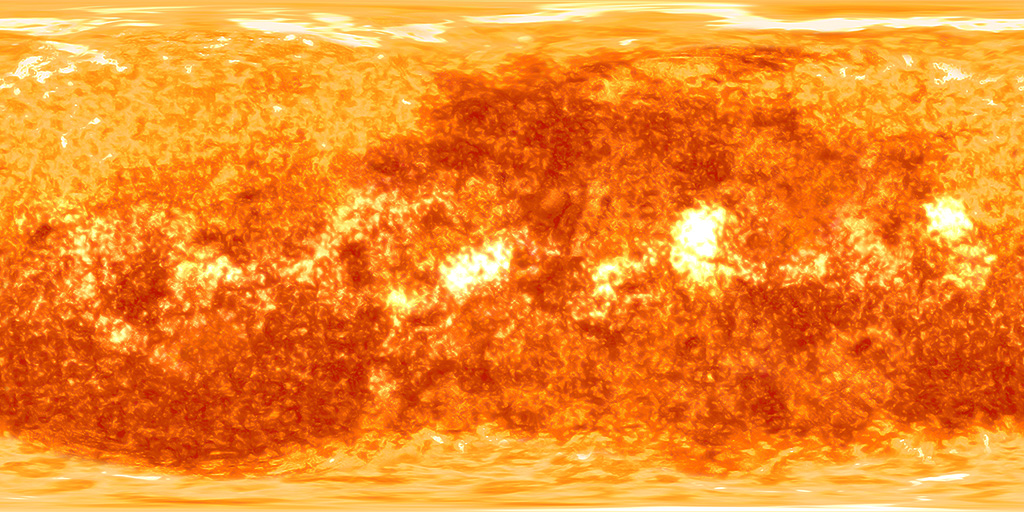
%> input picture sunmap.jpg, 1024 x 512 px
$ octave --eval "planetClock;"   (GNU Octave 9; MATLAB toolbox functions it lacks are replaced by stand-ins)
%> lines starting %> are read from the running program, lines starting %| are printed output that depends on the picture
### drawReference.m
function drawReference(clockRadius, clockPoints, p1orbDist, p2orbDist, p3orbDist, p1rad, p2rad, p3rad)

%Draw reference object
refCol = 'w'; refWid = 1.0; %Colour and line width
%Pad planet radii
padVal = 0.15;
p1rad = p1rad + padVal; p2rad = p2rad + padVal; p3rad = p3rad + padVal;

%Calculate a series of concentric circles
[p3startX, p3startY] = circleCoord(0, 0, p3orbDist+p3rad, clockPoints);
[p3stopX, p3stopY] = circleCoord(0, 0, p3orbDist-p3rad, clockPoints);
[p2startX, p2startY] = circleCoord(0, 0, p2orbDist+p2rad, clockPoints);
[p2stopX, p2stopY] = circleCoord(0, 0, p2orbDist-p2rad, clockPoints);
[p1startX, p1startY] = circleCoord(0, 0, p1orbDist+p1rad, clockPoints);
[p1stopX, p1stopY] = circleCoord(0, 0, p1orbDist-p1rad, clockPoints);
[innerX, innerY] = circleCoord(0, 0, 1.5, clockPoints);

%Draw concentric circles
line(p3startX, p3startY, 'LineWidth', refWid, 'Color', refCol);
line(p3stopX, p3stopY, 'LineWidth', refWid, 'Color', refCol);
line(p2startX, p2startY, 'LineWidth', refWid, 'Color', refCol);
line(p2stopX, p2stopY, 'LineWidth', refWid, 'Color', refCol);
line(p1startX, p1startY, 'LineWidth', refWid, 'Color', refCol);
line(p1stopX, p1stopY, 'LineWidth', refWid, 'Color', refCol);
line(innerX, innerY, 'LineWidth', refWid, 'Color', refCol);

%Concatenate matrices for lines
line1X = vertcat(p3stopX, p2startX);
line1Y = vertcat(p3stopY, p2startY);
line2X = vertcat(p2stopX, p1startX);
line2Y = vertcat(p2stopY, p1startY);
line3X = vertcat(p1stopX, innerX);
line3Y = vertcat(p1stopY, innerY);

%Draw hour lines
for n = 1:clockPoints
    modulo = mod(n-1, 5); %Is the current point a multiple of five?
    if modulo == 0
        %Draw lines
        line(line1X(:,n), line1Y(:,n), 'LineWidth', refWid, 'Color', refCol);
        line(line2X(:,n), line2Y(:,n), 'LineWidth', refWid, 'Color', refCol);
        line(line3X(:,n), line3Y(:,n), 'LineWidth', refWid, 'Color', refCol);
    end
end

%Number circle
[nX, nY] = circleCoord(0,0,clockRadius+0.5, clockPoints);
for n = 1:12
    %Draw numbers on hour lines
    text(nX(n*5+1),nY(n*5+1)+0.25, num2str(n),'HorizontalAlignment', 'center','FontName' ...
        ,'Bauhaus 93','FontSize', 22, 'Color', refCol);
end

end

### polar2cart.m
function [x, y] = polar2cart(r,theta)
%Converts polar coordinates(radius and angle in degress) to cartesian coordinates
%Equation for converting angle to x,y coordinates found on a Cornell
%University resource

radians = theta*pi/180;  % translate degrees to radians
x= r*cos(radians);
y= r*sin(radians);

### circleCoord.m
function [x, y] = circleCoord(cx, cy, r, n)
%Returns co-ordinates for circle with centre position cx, cy of r radius
%with n amount of points

t=linspace(0,2*pi,n+1); %Calculate circle

x=r*sin(t)+cx; %Calculate circle x co-ordinates

y=r*cos(t)+cy; %Calculate circle y co-ordinates

end

### planetClock.m
function planetClock()

%All code written by me, adapted from the official MATLAB documentation
%Unless explicitly stated otherwise
%Textures from http://pics-about-space.com/

%Setup stuff
font = 'Bauhaus 93'; %Universal font variable
global KEY_IS_PRESSED %Global variable, is key pressed?
KEY_IS_PRESSED = 0; %Key not pressed
%Set up figure
figure('Name', 'Planetary Clock','Color', 'k', 'NumberTitle', 'off');
%Maximise figure, set renderer, assign keypress function
set(gcf, 'Position', get(0,'Screensize'),'Renderer', 'OpenGL',...
    'KeyPressFcn', @keyPress);
%Change figure title and label
title('Press any key to stop time.', 'Color', 'w','FontName' ...
        , font,'FontSize', 22);

%Clock Values
CR = 16; %Clock Radius
clockPoints = 60; %Amount of points on clock
outer = CR-1; %Outer planet
p1rotSpeed = 1; %Rotate speed of 1st planet
p2rotSpeed = 5; %Rotate speed of 2nd planet
p3rotSpeed = 10; %Rotate speed of 3rd planet
p1r = 0; %Rotation of 1st planet
p2r = 0; %Rotation of 2nd planet
p3r = 0; %Rotation of 3rd planet
mr = 0; %Rotation of moon
p1rad = 0.3; %Planet 1 radius
p2rad = 0.4; %Planet 2 radius
p3rad = 0.6; %Planet 3 radius
moonRad = 0.1; %Moon radius
ambVal = 0.3; %Planet ambient light strength
difVal = 1.0; %Planet diffuse strength
p1spec = 0.0; %Planet 1 specular strength
p2spec = 0.2; %Planet 2 specular strength
p3spec = 0.4; %Planet 3 specular strength
p1orbDist = outer/3; %Planet 1 orbit distance
p2orbDist = (outer/3)*2; %Planet 2 orbit distance
p3orbDist = outer; %Planet 3 orbit distance

%Load Textures
sunTex = imread('sunmap.jpg');
%> sunTex is the input picture: size 512x1024x3 uint8; mean R, G, B 241.6, 137.7, 41.5
hourTex = imread('planetmap1.jpg');
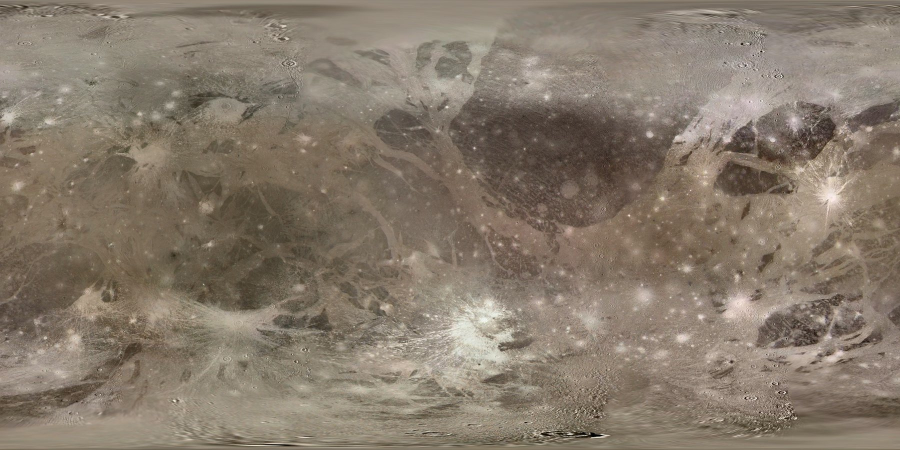
%> input picture planetmap1.jpg, 1800 x 900 px (shown at 1/2 size)
%> hourTex is the input picture: size 900x1800x3 uint8; mean R, G, B 134.6, 122.2, 107.6
minTex = imread('planetmap2.jpg');
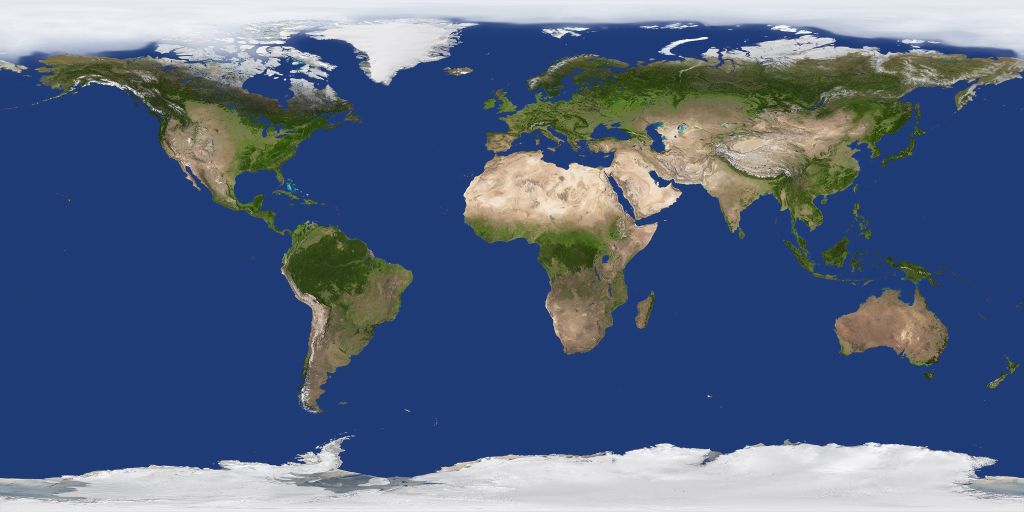
%> input picture planetmap2.jpg, 2048 x 1024 px (shown at 1/2 size)
%> minTex is the input picture: size 1024x2048x3 uint8; mean R, G, B 83.8, 101, 129.3
secTex = imread('planetmap3.jpg');
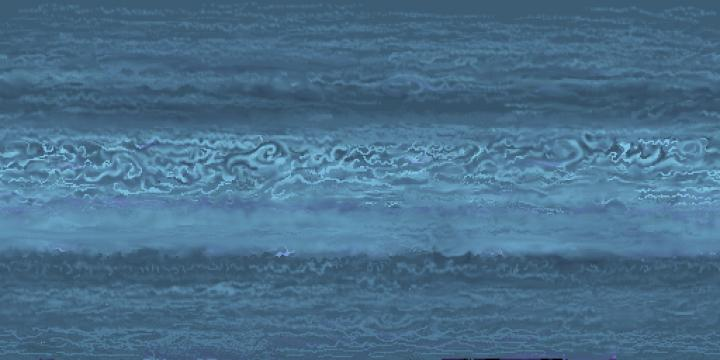
%> input picture planetmap3.jpg, 720 x 360 px
%> secTex is the input picture: size 360x720x3 uint8; mean R, G, B 73.4, 112, 140.3
moonTex = imread('moon.jpg');
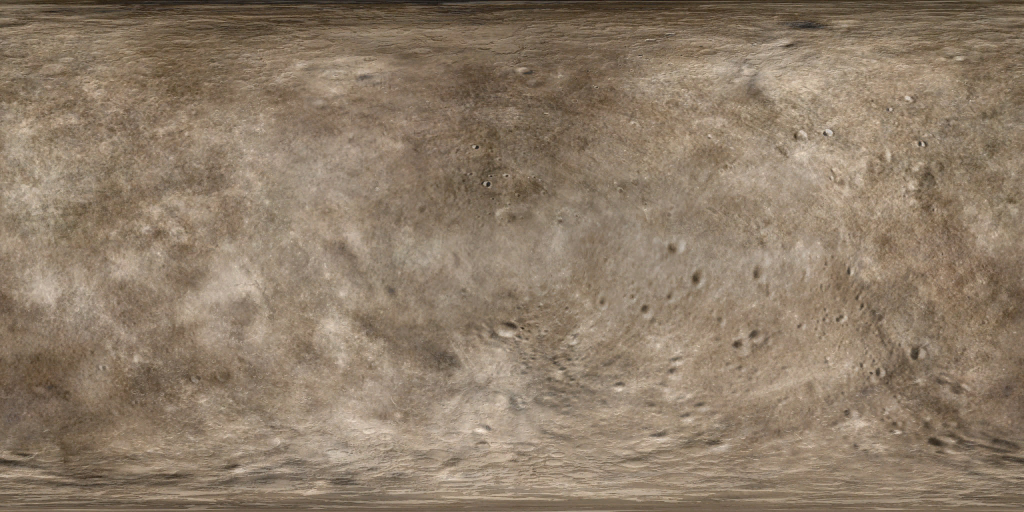
%> input picture moon.jpg, 2048 x 1024 px (shown at 1/2 size)
%> moonTex is the input picture: size 1024x2048x3 uint8; mean R, G, B 142, 124.4, 104.7

%Draw clock reference
drawReference(CR, clockPoints, p1orbDist, p2orbDist, p3orbDist,...
    p1rad, p2rad, p3rad);

hold on %hold

%Start Drawing System
[x,y,z] = sphere(50); %Calculate default sphere

%Create sun object
sun = surface(x,y,z);
%Set colour data and lighting values (sun requires full ambient strength
%for emissive quality)
set(sun,'CData',sunTex,'FaceColor','texturemap','EdgeColor','none','AmbientStrength', 1);

%Text objects to display time and date
timetext = text(-3, -11.75, '00:00:00','HorizontalAlignment','center','FontName',...
    font,'FontSize', 22, 'Color', 'w');
datetext = text(3, -11.75, '00|00|00','HorizontalAlignment','center','FontName',...
    font,'FontSize', 22, 'Color', 'w');

%Set up viewport
axis ([-CR CR -CR CR -1 1 ]) %Set axes
daspect([1 1 1]); %Set aspect ratio
axis off %Turn off axes
view(0,30); %Set view direction

%Lighting
light('Position', [0,0,0], 'style', 'local'); %Create sun light
lighting gouraud; %Set lighting type

%Draw Time while no key has been pressed and while figure exists
while ~KEY_IS_PRESSED && ~isempty(findall(0,'Type','Figure'))
    %Get system time into vector c
    c = clock;
    hours = c(4); minutes = c(5); seconds = c(6);
    day = c(3); month = c(2); year = mod(c(1),100);

    %Set up time strings and pad with necessary zeros
    if hours < 10
        hString = strcat('0',  num2str(hours));
    else
        hString =  num2str(hours);
    end
    if minutes < 10
        mString = strcat('0',  num2str(minutes));
    else
        mString = num2str(minutes);
    end
    if seconds < 10
        sString = strcat('0',  num2str(fix(seconds)));
    else
        sString = num2str(fix(seconds));
    end
    %Update time string
    timetext.String = strcat(hString, ':', mString, ':', sString);

    %Set up date strings and pad with necessary zeros
    if day < 10
        dString = strcat('0', num2str(day));
    else
        dString = num2str(day);
    end
    if month < 10
        mString = strcat('0', num2str(month));
    else
        mString = num2str(month);
    end
    if(year < 10)
        yString = strcat('0', num2str(year));
    else
        yString = num2str(year);
    end
    %Update date string
    datetext.String = strcat(dString, '/', mString, '/', yString);

    %Calculate exact amount of hours and minutes passed
    hoursPassed = hours + (minutes/60) + (seconds/3600); %Hours passed since day started
    minutesPassed = minutes + (seconds/60); %Minutes passed since hour started (round minutes to integers)

    %Calculate angle of hands
    hourAngle = 90 - hoursPassed*(360/12); %360 degrees in a circle, 12 hours.
    minuteAngle = 90 - minutesPassed*(360/60); %360 degrees in a circle, 60 minutes.
    secondAngle = 90 - seconds*(360/60); %360 degrees in a circle, 60 seconds.

    %Calculate and draw hour planet
    [hourX, hourY] = polar2cart(p1orbDist, hourAngle); %Convert angle to x,y points
    hourPlanet = surface((x*p1rad)+hourX, (y*p1rad)+hourY, z*p1rad);
    %Set colour data and lighting values
    set(hourPlanet,'CData',hourTex,'FaceColor','texturemap','EdgeColor','none',...
        'DiffuseStrength', difVal, 'SpecularStrength', p1spec, 'AmbientStrength', ambVal);

    %Calculate and draw minute planet
    [minX, minY] = polar2cart(p2orbDist, minuteAngle);
    minPlanet = surface((x*p2rad)+minX, (y*p2rad)+minY, z*p2rad);
    %Set colour data and lighting values
    set(minPlanet,'CData',minTex,'FaceColor','texturemap','EdgeColor','none',...
        'DiffuseStrength', difVal, 'SpecularStrength', p2spec, 'AmbientStrength', ambVal);

     %Calculate and draw second planet
    [secX, secY] = polar2cart(p3orbDist, secondAngle);
    secPlanet = surface((x*p3rad)+secX, (y*p3rad)+secY, z*p3rad);
    %Set colour data and lighting values
    set(secPlanet,'CData',secTex,'FaceColor','texturemap','EdgeColor','none',...
        'DiffuseStrength', difVal, 'SpecularStrength', p3spec, 'AmbientStrength', ambVal);

    %Calculate and draw minute planets moon (purely decorative)
    moon = surface((x*moonRad)+minX+1.25, (y*moonRad)+minY, z*moonRad);
    %Set colour data and lighting values
    set(moon,'CData',moonTex,'FaceColor','texturemap','EdgeColor','none',...
        'DiffuseStrength', difVal, 'SpecularStrength', p1spec, 'AmbientStrength', ambVal);

    %Rotate objects
    rotate(sun,[0 0 -1],1)
    %Rotate hour planet
    hourCentre = [hourX, hourY, 0];
    rotate(hourPlanet, [0 0 -1], p1r,hourCentre)
    p1r = p1r + p1rotSpeed;
    %Rotate minute planet
    minCentre = [minX, minY, 0];
    rotate(minPlanet, [0 0 -1], p2r,minCentre)
    p2r = p2r + p2rotSpeed;
    %Rotate second planet
    secCentre = [secX, secY, 0];
    rotate(secPlanet, [0 0 -1], p3r,secCentre)
    p3r = p3r + p3rotSpeed;
    %Rotate moon
    moonCentre = minCentre;
    rotate(moon, [0 -0.5 -0.5], mr, moonCentre);
    mr = mr + 2;

    pause(0.001); %Pause for animation

    %Clear planets for next draw (if loop is still running)
    if ~KEY_IS_PRESSED
        delete(hourPlanet); delete(minPlanet);
        delete(secPlanet); delete(moon);
    end
end

%Change label once while loop is exited (if the figure still exists)
if ~isempty(findall(0,'Type','Figure'))
    title('Time has been stopped.');
end
%> (the run ends here)
